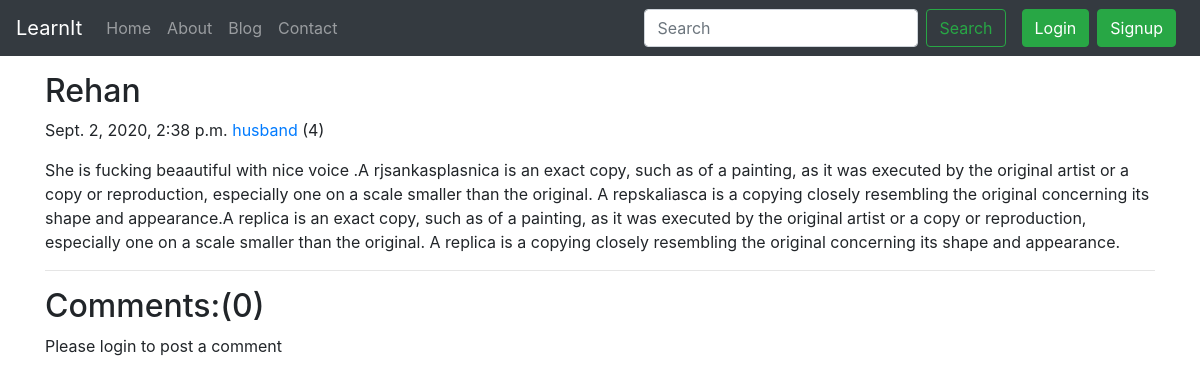
/blog/crush-mine, run on the app's committed database.
### blog/models.py (models this page shows, shortened)
class Post(models.Model):
    sno = models.AutoField(primary_key=True)
    title = models.CharField(max_length=100)
    content = models.TextField()
    author = models.CharField(max_length=12)
    slug = models.CharField(max_length=120)
    views = models.IntegerField(default=0)
    timeStamp = models.DateTimeField(blank=True)

### blog/views.py (the view)
# urls.py: path('<str:slug>', views.blogPost, name='blogPost'),
@csrf_exempt
def blogPost(request, slug):
    post = Post.objects.filter(slug=slug).first()
    post.views = post.views + 1
    post.save()
    comments = BlogComment.objects.filter(post=post, parent=None)
    replies = BlogComment.objects.filter(post=post).exclude(parent=None)
    replyDict = {}
    for reply in replies:
        if reply.parent.sno not in replyDict.keys():
            replyDict[reply.parent.sno] = [reply]
        else:
            replyDict[reply.parent.sno].append(reply)
    context = {'post': post, 'comments': comments,
               'user': request.user, 'replyDict': replyDict}
    return render(request, 'blog/blogPost.html', context)

### templates/blog/blogPost.html (shortened to what this page needs)
{% extends 'base.html' %}
{% block body %}
{% load humanize %}
{% load extras %}
<div class="container my-3">
        <h2 class="blog-post-title">{{post.title}}</h2>
        <p class="blog-post-meta">{{post.timeStamp}} <a href="/about">{{post.author}}</a> (<span>{{post.views}}</span>)</p>
        <p>{{post.content|safe}}</p>
        <hr>
      </div>
      <div class="container">
      <h2>Comments:({{comments.count}})</h2>
      <div class="my-2">
      {% if user.is_authenticated %}
         <form action="/blog/postComment" method="post">{% csrf_token %}
  <div class="form-group">
    <label for="exampleInputEmail1"><strong>Comments:</strong></label>
    <input type="text" name="comment" class="form-control" placeholder="Enter your comment">
  </div>
  <input type="hidden" name="postSno" value="{{post.sno}}">
  <input type="hidden" name="postSno" value="">
  <button type="submit" class="btn btn-primary">Submit</button>
</form>
      {% else %}
     <p>Please login to post a comment</p>
      {% endif %}
</div>
</div>
{% endblock body %}

### data on the page
Post: title "Rehan", timeStamp "Sept. 2, 2020, 2:38 p.m.", author "husband", views "4", content "She is fucking beaautiful with nice voice .A rjsankasplasnica is an exact copy, such as of a painting, as it was executed by the original artist or a copy or reproduction, especially one on a scale smaller than the original. A repskaliasca is a copying closely resembling the original concerning its shape and appearance.A replica is an exact copy, such as of a painting, as it was executed by the original artist or a copy or reproduction, especially one on a scale smaller than the original. A replica is a copying closely resembling the original concerning its shape and appearance."

### other printed values
{{ comments.count }} "0"
